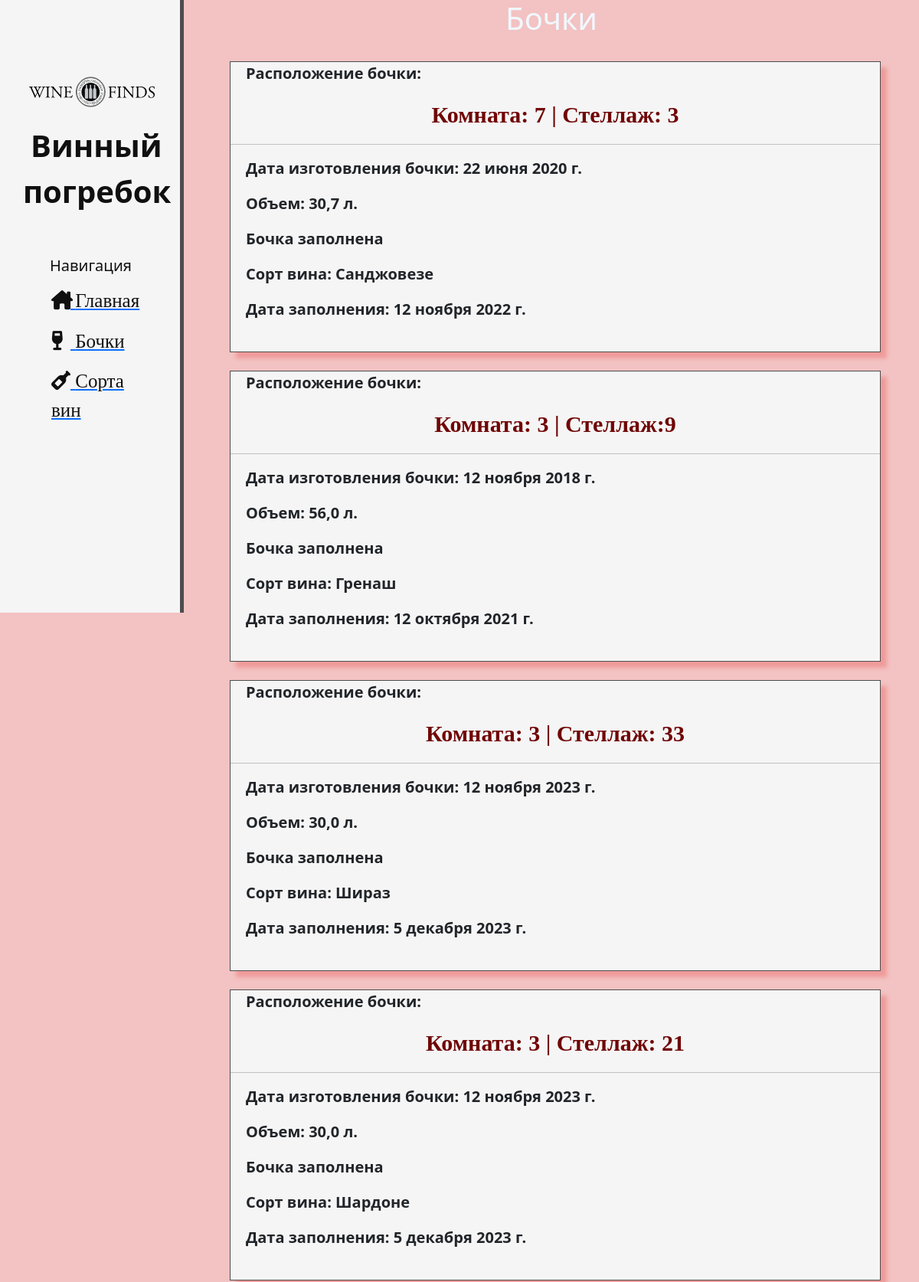
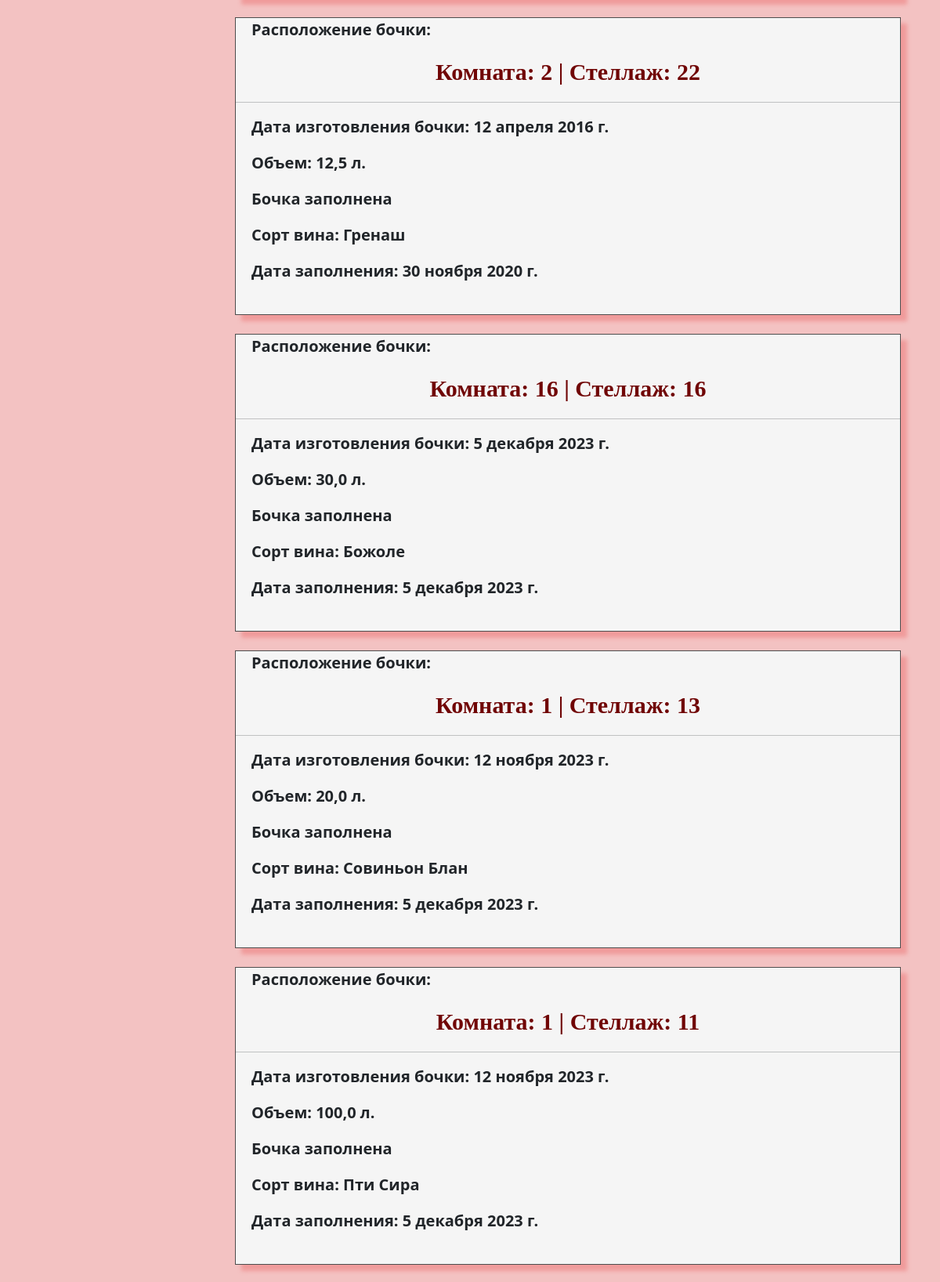
The page /barrels/ (upper part) on the database its author committed (2 pictures, top to bottom).
### wino/models.py (models this page shows, shortened)
class bochka(models.Model):
    mesto=models.CharField(max_length=50,verbose_name='Местоположение бочки', help_text='Введите комнату и стеллаж',default='Комната:   |   Стеллаж: ')
    date_izg=models.DateField(verbose_name='Дата изготовления бочки')
    obyem=models.FloatField(verbose_name='Объем в литрах')
    pusto=models.BooleanField(verbose_name='Бочка заполнена',help_text='Поставьте галочку, если бочка не пуста')
    data_zapolnenya=models.DateField(verbose_name='Дата заполнения бочки',null=True,blank=True)
    sort_vina=models.ForeignKey(wine_sort,on_delete = models.CASCADE,null=True,blank=True,verbose_name='Сорт вина',help_text='Выберите сорт вина')
    class Meta:
        verbose_name_plural = 'Бочки'
        verbose_name = 'Бочка'
        ordering = ['-pusto']

class wine_sort(models.Model):
    title=models.CharField(max_length=70,verbose_name='Название вина',help_text='Введите название вина')
    colors = (
        ('Розовое','Розовое '),
        ('Красное','Красное '),
        ('Белое','Белое '),
    )
    color=models.CharField(max_length=50,choices=colors,verbose_name='Цвет')
    b_year=models.IntegerField(verbose_name='Время выдержки в бочках', help_text='в годах')
    bu_month=models.IntegerField(verbose_name='Время выдержки в бутылках', help_text='в месяцах')
    s_grape=models.ForeignKey(grape,on_delete = models.CASCADE,verbose_name='Сорт винограда',null=True)
    type1=models.ForeignKey('type_wine',on_delete = models.CASCADE,verbose_name='Тип винограда',null=True)
    def __str__(self):
        return self.title
    class Meta:
        verbose_name_plural = 'Сорта вин'
        verbose_name = 'Сорт вина'

### wino/views.py (the view)
# urls.py: path('barrels/',views.barrelwine,name='barrelofwine'),
def barrelwine(request):
    bbs = bochka.objects.order_by('-mesto')
    return render(request, "wino/index.html", {'bbs': bbs})

### wino/templates/wino/index.html
{% extends 'wino/layout.html' %}
{% block content %}
<h1 style="text-align: center; color: aliceblue;"> Бочки</h1><br>
	<div>
		{% if bbs %}
				{% for bb in bbs %}
				<div class="shadowbox">
					<p style="margin-left: 20px">Расположение бочки: </p>
					<p style="text-align: center;color: rgb(112, 5, 5);font-size: 30px;font-family: URW Chancery L, cursive;">{{ bb.mesto }}</p><hr>
						<p style="margin-left: 20px">Дата изготовления бочки: 	{{ bb.date_izg}}</p>
							<p style="margin-left: 20px">Объем: {{ bb.obyem }} л.</p>
						{% if bb.pusto %}
							<p style="margin-left: 20px">Бочка заполнена</p>
							<p style="margin-left: 20px">Сорт вина: 	{{bb.sort_vina}}</p>
						<p style="margin-left: 20px">Дата заполнения: 	{{bb.data_zapolnenya}}</p>
						{% else%}
							<p style="margin-left: 20px">Бочка пуста</p>
						{% endif %}
						<br>
					</div>
					<br>
				{% endfor %}
		{% else %}
			<p>В винном погребе нет бочек...</p>
		</div>
		{% endif %}
{% endblock %}

### wino/static/wino/css/main.css (style rules this page uses)
body { background-color: rgb(243, 194, 194); }
p { font-size: 20px; font-weight: bold; }
.shadowbox { display: block; float:center; background-color: #F5F5F5; border: 1px solid #4d4d4d; box-shadow: 8px 8px 5px #f09b9b; margin-left: 300px; margin-right: 50px; }

### rows shown on the page
bochka: mesto "Комната: 7 | Стеллаж: 3", date_izg "22 июня 2020 г.", obyem "30,7", sort_vina "Санджовезе", data_zapolnenya "12 ноября 2022 г."
bochka: mesto "Комната: 3 | Стеллаж:9", date_izg "12 ноября 2018 г.", obyem "56,0", sort_vina "Гренаш", data_zapolnenya "12 октября 2021 г."
bochka: mesto "Комната: 3 | Стеллаж: 33", date_izg "12 ноября 2023 г.", obyem "30,0", sort_vina "Шираз", data_zapolnenya "5 декабря 2023 г."
bochka: mesto "Комната: 3 | Стеллаж: 21", date_izg "12 ноября 2023 г.", obyem "30,0", sort_vina "Шардоне", data_zapolnenya "5 декабря 2023 г."
bochka: mesto "Комната: 2 | Стеллаж: 22", date_izg "12 апреля 2016 г.", obyem "12,5", sort_vina "Гренаш", data_zapolnenya "30 ноября 2020 г."
bochka: mesto "Комната: 16 | Стеллаж: 16", date_izg "5 декабря 2023 г.", obyem "30,0", sort_vina "Божоле", data_zapolnenya "5 декабря 2023 г."
bochka: mesto "Комната: 1 | Стеллаж: 13", date_izg "12 ноября 2023 г.", obyem "20,0", sort_vina "Совиньон Блан", data_zapolnenya "5 декабря 2023 г."
bochka: mesto "Комната: 1 | Стеллаж: 11", date_izg "12 ноября 2023 г.", obyem "100,0", sort_vina "Пти Сира", data_zapolnenya "5 декабря 2023 г."
